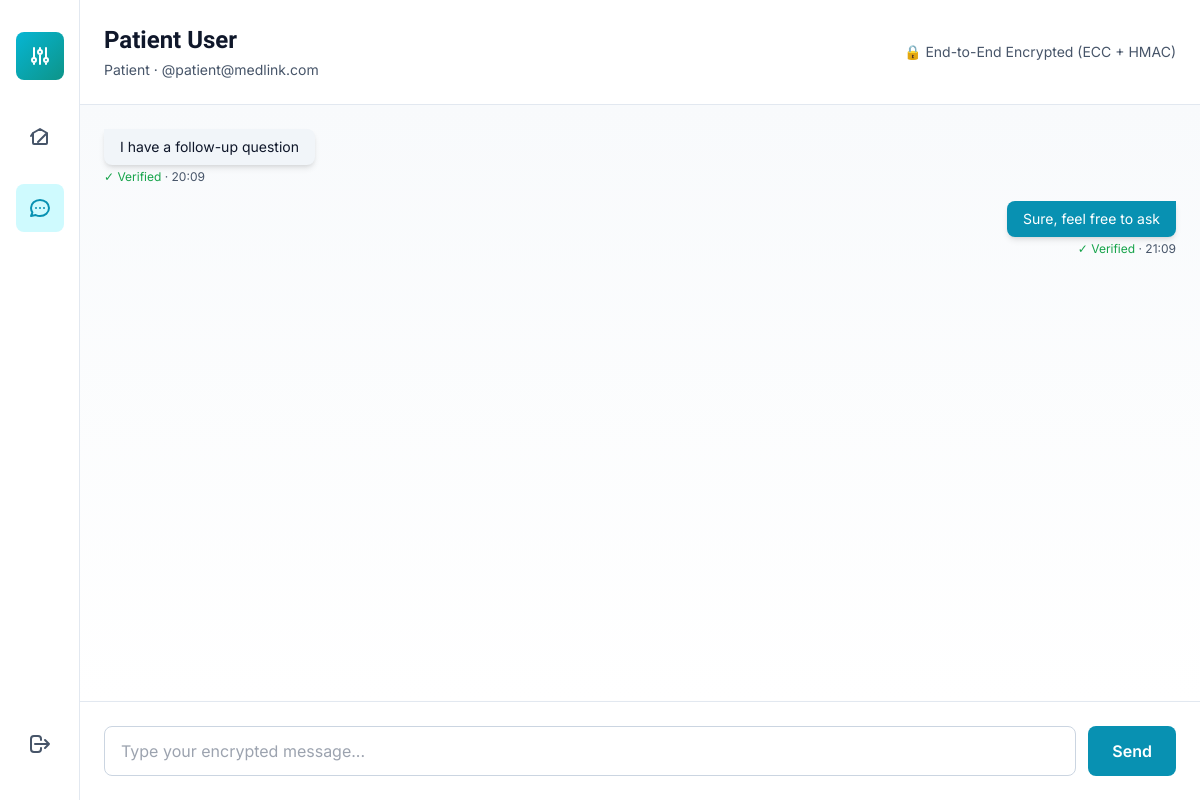
The app's page /chat/1 (signed in), older data.
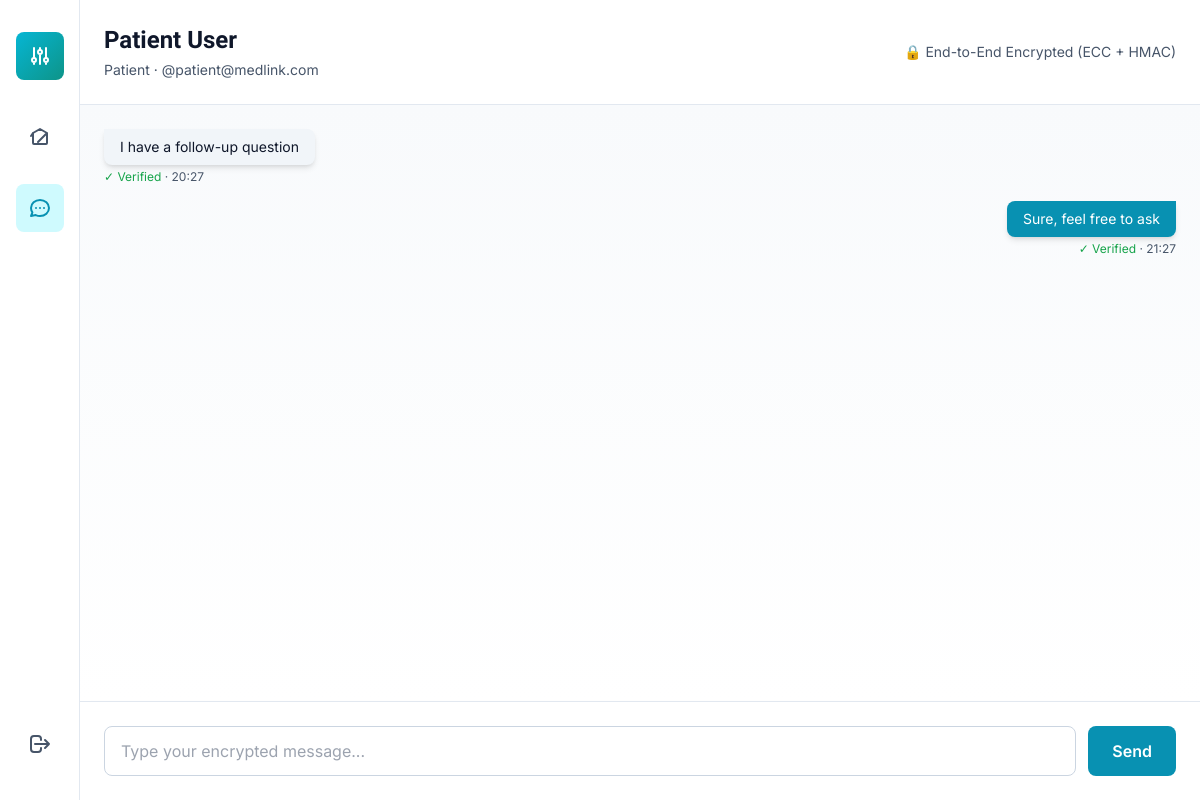
The same page, newer data.
### models.py (models this page shows, shortened)
class User(db.Model):
    __tablename__ = 'users'
    id = db.Column(db.Integer, primary_key=True)
    username = db.Column(db.String(120), unique=True, nullable=False, index=True)
    role = db.Column(db.String(20), nullable=False)  # 'patient', 'doctor', 'specialist', 'admin'
    password_hash = db.Column(db.String(255), nullable=False)
    encrypted_email = db.Column(db.Text, nullable=True)  # RSA encrypted, only decrypted with private key
    rsa_public_key = db.Column(db.Text, nullable=True)  # JSON: {"e": int, "n": int}
    rsa_private_key = db.Column(db.Text, nullable=True)  # JSON: {"d": int, "n": int} - Stored securely
    ecc_public_key = db.Column(db.Text, nullable=True)  # JSON: {"x": int, "y": int}
    ecc_private_key = db.Column(db.Text, nullable=True)  # JSON: {"k": int} - Stored securely
    public_key = db.Column(db.Text, nullable=True)  # For encryption purposes
    encrypted_profile = db.Column(db.Text, nullable=True)  # Encrypted email/NID
    display_name = db.Column(db.String(120), nullable=True)
    phone = db.Column(db.Text, nullable=True)  # Encrypted
    date_of_birth = db.Column(db.String(20), nullable=True)
    address = db.Column(db.Text, nullable=True)  # Encrypted
    city = db.Column(db.String(100), nullable=True)
    country = db.Column(db.String(100), nullable=True)
    two_fa_enabled = db.Column(db.Boolean, default=False)
    two_fa_challenge = db.Column(db.String(10), nullable=True)
    two_fa_timestamp = db.Column(db.DateTime, nullable=True)
    encrypted_nid = db.Column(db.Text, nullable=True)
    encrypted_blood_group = db.Column(db.Text, nullable=True)
    nid_mac = db.Column(db.String(255), nullable=True)
    license_number = db.Column(db.String(120), nullable=True, index=True)
    license_verified = db.Column(db.Boolean, default=False)
    last_key_rotation = db.Column(db.DateTime, nullable=True)
    is_approved = db.Column(db.Boolean, default=False)  # False for new registrations
    approved_at = db.Column(db.DateTime, nullable=True)
    approved_by_admin_id = db.Column(db.Integer, db.ForeignKey('users.id'), nullable=True)
    created_at = db.Column(db.DateTime, default=datetime.now)
    updated_at = db.Column(db.DateTime, default=datetime.now, onupdate=datetime.now)
    sent_referrals = db.relationship('Referral', foreign_keys='Referral.sender_id', backref='sender', lazy=True)
    received_referrals = db.relationship('Referral', foreign_keys='Referral.receiver_id', backref='receiver', lazy=True)
    sent_messages = db.relationship('Message', foreign_keys='Message.sender_id', backref='sender_msg', lazy=True)
    received_messages = db.relationship('Message', foreign_keys='Message.receiver_id', backref='receiver_msg', lazy=True)
    def get_display_name(self):
        if self.display_name:
            return self.display_name

class Message(db.Model):
    __tablename__ = 'messages'
    id = db.Column(db.Integer, primary_key=True)
    sender_id = db.Column(db.Integer, db.ForeignKey('users.id'), nullable=False, index=True)
    receiver_id = db.Column(db.Integer, db.ForeignKey('users.id'), nullable=False, index=True)
    encrypted_content = db.Column(db.Text, nullable=False)
    mac_tag = db.Column(db.String(255), nullable=True)
    is_verified = db.Column(db.Boolean, default=False)
    is_read = db.Column(db.Boolean, default=False)
    timestamp = db.Column(db.DateTime, default=datetime.now, index=True)
    def verify_integrity(self):
        if not self.mac_tag or not self.encrypted_content:
            return False
        hmac_key = f"message_{self.sender_id}"
        if verify_mac(hmac_key, self.encrypted_content, self.mac_tag):
            self.is_verified = True
            return True
        return False
    __repr__ = lambda self: f'<Message {self.sender_id} -> {self.receiver_id}>'

### app.py (the view)
@app.route('/chat/<int:user_id>')
def chat(user_id):
    if 'user_id' not in session:
        return redirect(url_for('login'))
    current_user_id = session.get('user_id')
    other_user = User.query.get(user_id)
    current_user = User.query.get(current_user_id)
    if not other_user:
        return redirect(url_for('dashboard'))
    messages = Message.query.filter(
        ((Message.sender_id == current_user_id) & (Message.receiver_id == user_id)) |
        ((Message.sender_id == user_id) & (Message.receiver_id == current_user_id))
    ).order_by(Message.timestamp.asc()).all()
    for msg in messages:
        msg.verify_integrity()
        if msg.encrypted_content.startswith('ecc:'):
            try:
                message_sender = User.query.get(msg.sender_id)
                message_receiver = User.query.get(msg.receiver_id)
                if not message_sender or not message_receiver:
                    msg.display_content = "[Cannot decrypt - users not found]"
                    continue
                sender_ecc_public_key = message_sender.get_ecc_public_key()
                receiver_ecc_public_key = message_receiver.get_ecc_public_key()
                if sender_ecc_public_key and receiver_ecc_public_key:
                    decrypted_text = ecc_decrypt_message(
                        msg.encrypted_content,
                        sender_ecc_public_key,
                        receiver_ecc_public_key
                    )
                    msg.display_content = decrypted_text
                else:
                    msg.display_content = "[Cannot decrypt - keys unavailable]"
            except Exception as e:
                msg.display_content = f"[Decryption error: {str(e)[:50]}]"
        else:
            msg.display_content = msg.encrypted_content
        db.session.add(msg)
    db.session.commit()
    unread_messages = Message.query.filter(
        Message.sender_id == user_id,
        Message.receiver_id == current_user_id,
        Message.is_read == False
    ).all()
    for msg in unread_messages:
        msg.is_read = True
        db.session.add(msg)
    db.session.commit()
    add_system_log(
        f"Loaded chat: {current_user.get_display_name()} ↔ {other_user.get_display_name()} | Retrieved {len(messages)} encrypted messages",
        "INFO"
    )
    return render_template('chat.html',
                         current_user=current_user,
                         other_user=other_user,
                         messages=messages)

### app.py (called while the page is built)
def add_system_log(message, status='INFO'):
    timestamp = datetime.now().strftime('%H:%M:%S')
    log_entry = f"[{status}] {timestamp} - {message}"
    system_log.append(log_entry)
    if len(system_log) > 50:  # Keep last 50 entries
        system_log.pop(0)
    print(log_entry)

### security/hashing.py (called while the page is built)
def rightrotate(n, d):
    return ((n >> d) | (n << (32 - d))) & 0xffffffff

def rightshift(n, d):
    return n >> d

def sha256_ch(x, y, z):
    return (x & y) ^ ((~x & 0xffffffff) & z)

def sha256_maj(x, y, z):
    return (x & y) ^ (x & z) ^ (y & z)

def sha256_sigma0(x):
    return rightrotate(x, 2) ^ rightrotate(x, 13) ^ rightrotate(x, 22)

def sha256_sigma1(x):
    return rightrotate(x, 6) ^ rightrotate(x, 11) ^ rightrotate(x, 25)

def sha256_gamma0(x):
    return rightrotate(x, 7) ^ rightrotate(x, 18) ^ rightshift(x, 3)

def sha256_gamma1(x):
    return rightrotate(x, 17) ^ rightrotate(x, 19) ^ rightshift(x, 10)

def hmac_sha256(key, message):
    if isinstance(key, str):
        key = key.encode('utf-8')
    if isinstance(message, str):
        message = message.encode('utf-8')
    block_size = 64  # SHA-256 block size in bytes
    if len(key) > block_size:
        key = bytes.fromhex(manual_sha256(key))
    if len(key) < block_size:
        key = key + b'\x00' * (block_size - len(key))
    ipad = b'\x36' * block_size  # Inner pad constant
    opad = b'\x5c' * block_size  # Outer pad constant
    key_ipad = bytes(a ^ b for a, b in zip(key, ipad))
    inner_hash = manual_sha256(key_ipad + message)
    key_opad = bytes(a ^ b for a, b in zip(key, opad))
    outer_hash = manual_sha256(key_opad + bytes.fromhex(inner_hash))
    return outer_hash

def generate_mac(key, message):
    return hmac_sha256(key, message)

def verify_mac(key, message, mac_tag):
    expected_mac = generate_mac(key, message)
    if len(expected_mac) != len(mac_tag):
        return False
    result = 0
    for a, b in zip(expected_mac, mac_tag):
        result |= ord(a) ^ ord(b)
    return result == 0

### templates/chat.html (shortened to what this page needs)
{% extends "base.html" %}
{% block content %}
<div class="min-h-screen bg-slate-50" style="background-color: #F8FAFC;">
    <div class="flex h-screen bg-slate-50">
        <div class="sidebar w-20 bg-white border-r border-slate-200 flex flex-col items-center py-8 space-y-8 fixed h-screen z-40">
            <a href="{{ url_for('dashboard') }}" class="flex items-center justify-center w-12 h-12 rounded-lg bg-gradient-to-br from-cyan-500 to-teal-600 hover:shadow-lg transition">
                <svg class="w-6 h-6 text-white" fill="none" stroke="currentColor" viewBox="0 0 24 24">
                    <path stroke-linecap="round" stroke-linejoin="round" stroke-width="2" d="M12 6V4m0 2a2 2 0 100 4m0-4a2 2 0 110 4m-6 8a2 2 0 100-4m0 4a2 2 0 110-4m0 4v2m0-6V4m6 6v10m6-2a2 2 0 100-4m0 4a2 2 0 110-4m0 4v2m0-6V4"></path>
                </svg>
            </a>
            <nav class="flex flex-col space-y-6 flex-1">
                <a href="{{ url_for('dashboard') }}" class="flex items-center justify-center w-12 h-12 rounded-lg text-slate-600 hover:bg-slate-100 transition" title="Home">
                    <svg class="w-6 h-6" fill="none" stroke="currentColor" viewBox="0 0 24 24">
                        <path stroke-linecap="round" stroke-linejoin="round" stroke-width="2" d="M3 12l2-3m0 0l7-4 7 4M5 9v10a1 1 0 001 1h12a1 1 0 001-1V9m-9 9l9-9"></path>
                    </svg>
                </a>
                <a href="#" class="flex items-center justify-center w-12 h-12 rounded-lg bg-cyan-100 text-cyan-600 hover:bg-cyan-200 transition" title="Messages">
                    <svg class="w-6 h-6" fill="none" stroke="currentColor" viewBox="0 0 24 24">
                        <path stroke-linecap="round" stroke-linejoin="round" stroke-width="2" d="M8 12h.01M12 12h.01M16 12h.01M21 12c0 4.418-4.03 8-9 8a9.863 9.863 0 01-4.255-.949L3 20l1.395-3.72C3.512 15.042 3 13.574 3 12c0-4.418 4.03-8 9-8s9 3.582 9 8z"></path>
                    </svg>
                </a>
            </nav>
            <a href="{{ url_for('logout') }}" class="flex items-center justify-center w-12 h-12 rounded-lg text-slate-600 hover:bg-red-50 hover:text-red-600 transition" title="Logout">
                <svg class="w-6 h-6" fill="none" stroke="currentColor" viewBox="0 0 24 24">
                    <path stroke-linecap="round" stroke-linejoin="round" stroke-width="2" d="M17 16l4-4m0 0l-4-4m4 4H7m6 4v1a3 3 0 01-3 3H6a3 3 0 01-3-3V7a3 3 0 013-3h4a3 3 0 013 3v1"></path>
                </svg>
            </a>
        </div>
        <div class="flex-1 ml-20 flex flex-col">
            <div class="bg-white border-b border-slate-200 p-6 shadow-sm">
                <div class="flex items-center justify-between">
                    <div>
                        <h2 class="text-2xl font-bold text-slate-900">{{ other_user.get_display_name() }}</h2>
                        <p class="text-sm text-slate-600 mt-1">{{ other_user.role.capitalize() }} · @{{ other_user.username }}</p>
                    </div>
                    <div class="text-sm text-slate-600">
                        <p>🔒 End-to-End Encrypted (ECC + HMAC)</p>
                    </div>
                </div>
            </div>
            <div class="flex-1 overflow-y-auto p-6 space-y-4 bg-gradient-to-b from-slate-50 to-white">
                {% for message in messages %}
                    {% if message.sender_id == current_user.id %}
                        <div class="flex justify-end">
                            <div class="max-w-xs">
                                <div class="bg-cyan-600 text-white rounded-lg rounded-tr-none px-4 py-2 shadow-md">
                                    <p class="text-sm">{{ message.display_content if message.display_content else message.encrypted_content }}</p>
                                </div>
                                <div class="mt-1 text-xs text-slate-600 text-right">
                                    {% if message.is_verified %}
                                        <span class="text-green-600">✓ Verified</span>
                                    {% else %}
                                        <span class="text-red-600">⚠ Tampered</span>
                                    {% endif %}
                                    · {{ message.timestamp.strftime('%H:%M') }}
                                </div>
                            </div>
                        </div>
                    {% else %}
                        <div class="flex justify-start">
                            <div class="max-w-xs">
                                <div class="bg-slate-100 text-slate-900 rounded-lg rounded-tl-none px-4 py-2 shadow-md">
                                    <p class="text-sm">{{ message.display_content if message.display_content else message.encrypted_content }}</p>
                                </div>
                                <div class="mt-1 text-xs text-slate-600">
                                    {% if message.is_verified %}
                                        <span class="text-green-600">✓ Verified</span>
                                    {% else %}
                                        <span class="text-red-600">⚠ Tampered</span>
                                    {% endif %}
                                    · {{ message.timestamp.strftime('%H:%M') }}
                                </div>
                            </div>
                        </div>
                    {% endif %}
                {% endfor %}
            </div>
            <div class="bg-white border-t border-slate-200 p-6 shadow-lg">
                <form id="messageForm" class="flex gap-3">
                    <input type="text" id="messageInput" placeholder="Type your encrypted message..."
                           class="flex-1 px-4 py-3 border border-slate-300 rounded-lg focus:outline-none focus:ring-2 focus:ring-cyan-500">
                    <button type="submit" class="px-6 py-3 bg-cyan-600 text-white rounded-lg hover:bg-cyan-700 transition font-semibold">
                        Send
                    </button>
                </form>
            </div>
        </div>
    </div>
</div>
{% endblock %}

### templates/base.html (shortened to what this page needs)
<!DOCTYPE html>
<html lang="en">
<head>
    <script src="https://cdn.tailwindcss.com"></script>
</head>
<body class="bg-slate-50 relative overflow-x-hidden" style="background-color: #F8FAFC;">
    <div class="relative z-10">
        {% block content %}{% endblock %}
    </div>
</body>
</html>

### templates/base.html (style rules this page uses)
* { font-family: 'Inter', sans-serif; }
h1, h2, h3, h4, h5, h6 { font-family: 'Plus Jakarta Sans', sans-serif; }
button, a { transition: all 0.3s ease; }
.sidebar { transition: all 0.3s ease; }

Row changes from the older to the newer data that the page shows:
changed Message "I have a follow-up question": timestamp "20:09" → "20:27"
changed Message "Sure, feel free to ask": timestamp "21:09" → "21:27"
